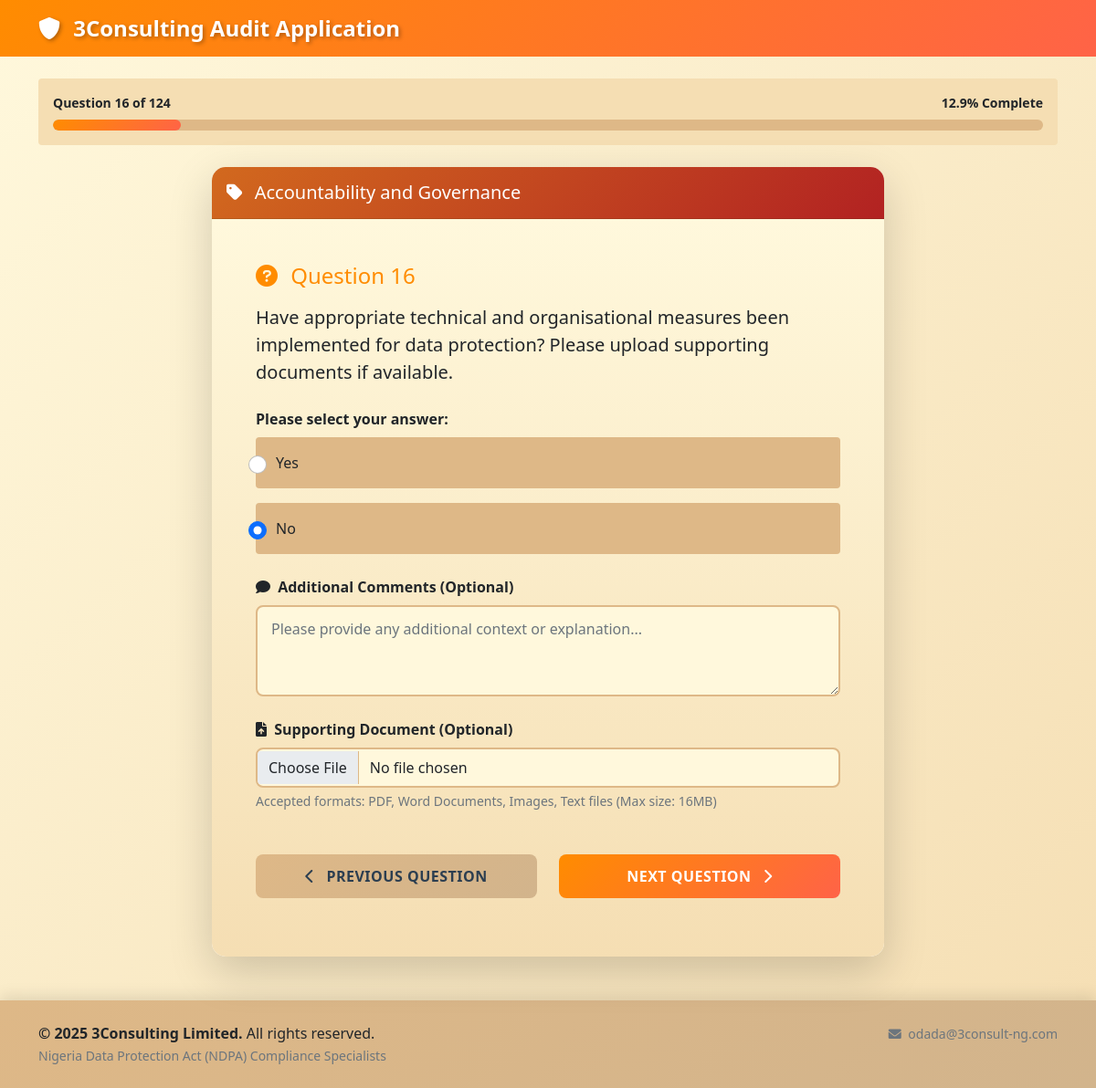
/question/16 (signed in), run on the app's committed database.
### models.py (models this page shows)
class Question(db.Model):
    id = db.Column(db.Integer, primary_key=True)
    category = db.Column(db.String(100), nullable=False)
    question_text = db.Column(db.Text, nullable=False)
    question_type = db.Column(db.String(50), nullable=False)  # 'multiple_choice', 'file_upload'
    options = db.Column(db.Text)  # JSON string for multiple choice options
    requires_file = db.Column(db.Boolean, default=False)
    order_num = db.Column(db.Integer, nullable=False)
    responses = db.relationship('Response', backref='question', lazy=True)

class Response(db.Model):
    id = db.Column(db.Integer, primary_key=True)
    user_id = db.Column(db.Integer, db.ForeignKey('user.id'), nullable=False)
    question_id = db.Column(db.Integer, db.ForeignKey('question.id'), nullable=False)
    answer = db.Column(db.Text)
    comment = db.Column(db.Text)
    file_path = db.Column(db.String(500))
    created_at = db.Column(db.DateTime, default=datetime.utcnow)

### routes.py (the view)
@app.route('/question/<int:question_id>')
def question(question_id):
    if 'user_id' not in session:
        return redirect(url_for('login'))
    question = Question.query.get_or_404(question_id)
    user_id = session['user_id']
    existing_response = Response.query.filter_by(user_id=user_id, question_id=question_id).first()
    total_questions = Question.query.count()
    current_position = Question.query.filter(Question.order_num <= question.order_num).count()
    next_question = Question.query.filter(Question.order_num > question.order_num).order_by(Question.order_num).first()
    prev_question = Question.query.filter(Question.order_num < question.order_num).order_by(Question.order_num.desc()).first()
    return render_template('question.html',
                         question=question,
                         existing_response=existing_response,
                         total_questions=total_questions,
                         current_position=current_position,
                         next_question=next_question,
                         prev_question=prev_question)

### routes.py (called while the page is built)
@app.template_filter('from_json')
def from_json_filter(value):
    try:
        return json.loads(value) if value else []
    except:
        return []

@app.context_processor
def utility_processor():
    return dict(enumerate=enumerate)

### templates/question.html (shortened to what this page needs)
{% extends "base.html" %}
{% block content %}
<div class="row mb-4">
    <div class="col-12">
        <div class="card border-0" style="background-color: #F5DEB3;">
            <div class="card-body py-3">
                <div class="d-flex justify-content-between align-items-center mb-2">
                    <small class="text-dark fw-bold">Question {{ current_position }} of {{ total_questions }}</small>
                    <small class="text-dark fw-bold">{{ ((current_position / total_questions) * 100) | round(1) }}% Complete</small>
                </div>
                <div class="progress" style="height: 12px;">
                    <div class="progress-bar" role="progressbar"
                         style="width: {{ (current_position / total_questions) * 100 }}%; background: linear-gradient(135deg, #FF8C00, #FF6347);"></div>
                </div>
            </div>
        </div>
    </div>
</div>
<div class="row justify-content-center">
    <div class="col-lg-8">
        <div class="card shadow-lg border-0 audit-card">
            <div class="card-header text-white py-3" style="background: linear-gradient(135deg, #D2691E, #B22222);">
                <h5 class="mb-0">
                    <i class="fas fa-tag me-2"></i>
                    {{ question.category }}
                </h5>
            </div>
            <div class="card-body p-5" style="background: linear-gradient(to bottom, #FFF8DC, #F5DEB3);">
                <form method="POST" action="{{ url_for('submit_answer') }}" enctype="multipart/form-data">
                    <div class="mb-4">
                        <h4 class="mb-3" style="color: #FF8C00;">
                            <i class="fas fa-question-circle me-2"></i>
                            Question {{ current_position }}
                        </h4>
                        <p class="lead text-dark">{{ question.question_text }}</p>
                    </div>
                    {% if question.question_type == 'multiple_choice' %}
                        <div class="mb-4">
                            <label class="form-label fw-bold text-dark">Please select your answer:</label>
                            {% set options = question.options | from_json %}
                            {% for option in options %}
                                <div class="form-check mb-3 p-3 rounded" style="background-color: #DEB887;">
                                    <input class="form-check-input audit-radio" type="radio" name="answer"
                                           id="option_{{ loop.index }}" value="{{ option }}"
                                           {% if existing_response and existing_response.answer == option %}checked{% endif %} required>
                                    <label class="form-check-label text-dark fw-medium" for="option_{{ loop.index }}">
                                        {{ option }}
                                    </label>
                                </div>
                            {% endfor %}
                        </div>
                    {% endif %}
                    <div class="mb-4">
                        <label for="comment" class="form-label fw-bold text-dark">
                            <i class="fas fa-comment me-1"></i>
                            Additional Comments (Optional)
                        </label>
                        <textarea class="form-control audit-textarea" id="comment" name="comment" rows="3"
                                  placeholder="Please provide any additional context or explanation...">{% if existing_response %}{{ existing_response.comment }}{% endif %}</textarea>
                    </div>
                    {% if 'upload' in question.question_text.lower() %}
                        <div class="mb-4">
                            <label for="file" class="form-label fw-bold text-dark">
                                <i class="fas fa-file-upload me-1"></i>
                                Supporting Document (Optional)
                            </label>
                            <input type="file" class="form-control audit-file-input" id="file" name="file"
                                   accept=".pdf,.doc,.docx,.jpg,.jpeg,.png,.txt">
                            <div class="form-text text-muted">
                                Accepted formats: PDF, Word Documents, Images, Text files (Max size: 16MB)
                            </div>
                        </div>
                    {% endif %}
                    <div class="row mt-5">
                        <div class="col-md-6 mb-3">
                            {% if prev_question %}
                                <a href="{{ url_for('question', question_id=prev_question.id) }}"
                                   class="btn w-100 audit-btn-secondary">
                                    <i class="fas fa-chevron-left me-2"></i>
                                    Previous Question
                                </a>
                            {% else %}
                                <div class="text-muted text-center p-3">
                                    <i class="fas fa-info-circle me-1"></i>
                                    This is the first question
                                </div>
                            {% endif %}
                        </div>
                        <div class="col-md-6">
                            <button type="submit" class="btn w-100 audit-btn-primary">
                                {% if next_question %}
                                    Next Question
                                    <i class="fas fa-chevron-right ms-2"></i>
                                {% else %}
                                    Complete Audit
                                    <i class="fas fa-check ms-2"></i>
                                {% endif %}
                            </button>
                        </div>
                    </div>
                </form>
            </div>
        </div>
    </div>
</div>
{% endblock %}

### static/css/style.css (style rules this page uses)
:root { --primary-orange: #FF8C00; --light-orange: #FFD700; --beige: #F5DEB3; --dark-beige: #DEB887; --darker-beige: #D2B48C; --cream: #FFF8DC; --dark-orange: #FF6347; --gradient-primary: linear-gradient(135deg, #FF8C00, #FF6347); --gradient-secondary: linear-gradient(135deg, #DEB887, #D2B48C); --gradient-light: linear-gradient(to bottom, #FFF8DC, #F5DEB3); }
body { font-family: 'Segoe UI', Tahoma, Geneva, Verdana, sans-serif; background: linear-gradient(to bottom right, #FFF8DC, #F5DEB3); min-height: 100vh; }
.audit-card { border-radius: 15px; overflow: hidden; box-shadow: 0 10px 30px rgba(255, 140, 0, 0.2); transition: transform 0.3s ease, box-shadow 0.3s ease; }
.audit-btn-primary { background: var(--gradient-primary); border: none; color: white; font-weight: 600; padding: 12px 24px; border-radius: 8px; transition: all 0.3s ease; text-transform: uppercase; letter-spacing: 0.5px; }
.audit-btn-secondary { background: var(--gradient-secondary); border: none; color: #2C3E50; font-weight: 600; padding: 12px 24px; border-radius: 8px; transition: all 0.3s ease; text-transform: uppercase; letter-spacing: 0.5px; }
.audit-textarea { border: 2px solid #DEB887; border-radius: 8px; padding: 12px 15px; font-size: 16px; background-color: #FFF8DC; resize: vertical; min-height: 100px; transition: all 0.3s ease; }
.audit-file-input { border: 2px solid #DEB887; border-radius: 8px; padding: 8px 12px; background-color: #FFF8DC; transition: all 0.3s ease; }
.audit-radio { width: 20px; height: 20px; margin-right: 10px; accent-color: #FF8C00; }
.progress { background-color: #DEB887; border-radius: 10px; overflow: hidden; }
.progress-bar { border-radius: 10px; transition: width 0.6s ease; }

### data on the page
Question: category "Accountability and Governance", question_text "Have appropriate technical and organisational measures been implemented for data protection? Please upload supporting documents if available."
Response: answer "☐ Yes" "☑ No"

### other printed values
{{ current_position }} "16"
{{ total_questions }} "124"
{{ ((current_position / total_questions) * 100) | round(1) }} "12.9"
{{ option }} "Yes" "No"
